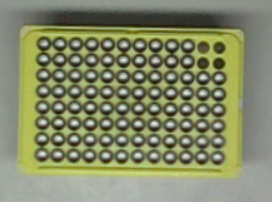
#> input picture testing/testing_pipette/center_center_horizontal.png, 272 x 202 px; its folder holds only this picture in this run
$ python pipette_tray_testing_copy.py
#> lines starting #> are read from the running program, lines starting #| are printed output that depends on the picture; after the words box and inside, x2 and y2 are one past the last pixel; in counts of white or black regions, pixels touching at a corner belong together; long printed decimals are rounded
import glob
import numpy as np
import cv2
import math

filenames = (glob.glob("testing_pipette/*.png"))
for indx, file in enumerate(filenames):
    img = cv2.imread(file)
#> img is the input picture: shape (202, 272, 3); mean B, G, R 104.1, 137.5, 132.1
    gray = cv2.cvtColor(img, cv2.COLOR_BGR2GRAY)
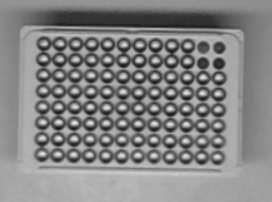
#> gray: shape (202, 272); min 21, max 235, mean 132
    hsv = cv2.cvtColor(img, cv2.COLOR_BGR2HSV)
#> hsv: shape (202, 272, 3); mean H, S, V 39.5, 65.3, 138
    mask = cv2.inRange(hsv, np.array([30, 100, 50]), np.array([80, 255, 255]))
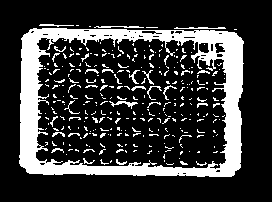
#> mask: shape (202, 272); 22.1% white; 296 white regions (263 under 20 px), largest, box (x1, y1, x2, y2) and area: (19, 28, 244, 177) 9414, (109, 101, 138, 109) 81, (174, 27, 226, 29) 76
    res = cv2.bitwise_and(img, img, mask=mask)
    res = cv2.cvtColor(res, cv2.COLOR_BGR2GRAY)
#> res: shape (202, 272)
    kernel = np.ones((3, 3), np.uint8)
    new_img = cv2.erode(res, kernel, iterations=1)
    retval, thresh = cv2.threshold(res, 50, 255, cv2.THRESH_BINARY)
#> thresh: shape (202, 272); 21.9% white; 300 white regions (268 under 20 px)
    cnts, hierarchy= cv2.findContours(thresh, cv2.RETR_TREE, cv2.CHAIN_APPROX_SIMPLE)
#> cnts = 339 contours, 326 with area under 20; largest, box (x1, y1, x2, y2) and area: (19, 28, 244, 177) 31724, (35, 37, 228, 170) 22910, (198, 42, 210, 54) 98, (214, 42, 226, 54) 84, (109, 101, 138, 109) 48
    new_img=thresh
    _rect = []
    _box = []
    for cnt in cnts:
        rect = cv2.minAreaRect(cnt)
        x = rect[0][0]
        y = rect[0][1]
        rect_area = rect[1][0]*rect[1][1]
        rect_shrunk = (rect[0], (rect[1][0]-20, rect[1][1]-20), rect[2])
        if rect_area > 10000:
            box = cv2.boxPoints(rect)
            box2 = cv2.boxPoints(rect_shrunk)
            box = np.int0(box)
            cv2.drawContours(img, [box], 0, (0,0,255))
            # cv2.putText(img, f'{int(rect_area)}', (int(x), int(y)), cv2.FONT_HERSHEY_PLAIN, 1, (255,255,255), 1)
            _rect = rect
            _box = box2
#> this loop made 339 passes
#> (rect, x, y, rect_area, rect_shrunk, box2, box) on pass 19: (((131.3, 102.4), (129.8, 193), -88.81), 131.3, 102.4, 25053.8, ((131.3, 102.4), (109.8, 173), -88.81), [[216.7, 159], [43.66, 155.4], [45.95, 45.67], [219, 49.27]], [[226, 169], [33, 165], [36, 35], [229, 39]])
#> (rect, x, y, rect_area, rect_shrunk, box) on pass 2: (((131.1, 102), (146.3, 222.7), -89.23), 131.1, 102, 32585.8, ((131.1, 102), (126.3, 202.7), -89.23), [[241, 176], [18, 173], [20, 27], [243, 30]])
#> img: shape (202, 272, 3); 2.52% of pixels changed, all inside (x1, y1, x2, y2) = (18, 27, 244, 177)
    kernel = np.ones((3,3), np.uint8)
    erode = cv2.erode(gray, kernel, iterations=2)
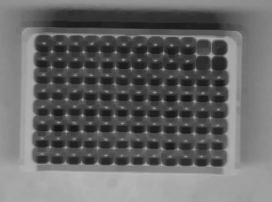
#> erode: shape (202, 272); min 21, max 183, mean 103.2
    tophat = cv2.morphologyEx(erode, cv2.MORPH_TOPHAT, kernel)
    dilate = cv2.dilate(tophat, kernel, iterations=1)
    ret, thresh2 = cv2.threshold(dilate, 10, 255, cv2.THRESH_BINARY_INV)
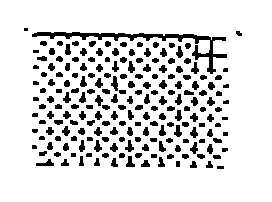
#> thresh2: shape (202, 272); 85.7% white; 194 black regions (5 under 20 px)
    cnts2, hierarchy = cv2.findContours(thresh2, cv2.RETR_TREE, cv2.CHAIN_APPROX_SIMPLE)
#> cnts2 = 195 contours, 1 with area under 20; largest, box (x1, y1, x2, y2) and area: (0, 0, 272, 202) 54471, (31, 31, 228, 75) 1440, (35, 158, 55, 167) 92, (110, 75, 119, 92) 84, (125, 155, 136, 168) 78
    _targets = []
    for cnt in cnts2:
        rect = cv2.minAreaRect(cnt)
        x = rect[0][0]
        y = rect[0][1]
        check = cv2.pointPolygonTest(_box, (x,y), False)
        if check <=-1:
            continue
        rect_area = rect[1][0] * rect[1][1]
        if 80> rect_area > 30:
            cv2.circle(img, (int(x), int(y)), 0, (255, 255, 0), 3)
            _targets.append((x,y))
#> this loop made 195 passes
#> (rect, x, y, check, rect_area) on passes 14 to 16: (((216.5, 156.5), (5, 9), -90), 216.5, 156.5, 1, 45), (((200.5, 156), (6, 9), -90), 200.5, 156, 1, 54), (((185, 156), (6, 8), -90), 185, 156, 1, 48)
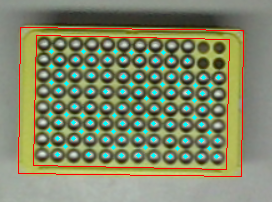
#> img: shape (202, 272, 3); mean B, G, R 104.2, 134.8, 129

    if _rect[2] > 80:
        _rect = (_rect[0], (_rect[1][1], _rect[1][0]), _rect[2]-90)

    xc = _rect[0][0]
    yc = _rect[0][1]
    wc = _rect[0][0]/2
    lc = _rect[0][1]/2

    columns = []
    for tar in _targets:
        skip = False
        for i in columns:
            exists = tar in i
            if exists:
                skip = True
                break
        if skip:
            continue
        angle = _rect[2]
        m = math.tan(np.radians(angle))
        x = tar[0]
        y = tar[1]
        b = -m*x+y

        group = [tar]
        for tar2 in _targets:
            if tar == tar2:
                continue
            xx = tar2[0]
            yy = tar2[1]
            dist = abs(m*xx-yy+b)/math.sqrt(m*m+(-1*-1))
            if dist<1:
                group.append(tar2)

        if len(group)>1:
            columns.append(group)
#> this loop made 122 passes
#> tar on passes 1 to 12: (216.5, 156.5), (200.5, 156), (185, 156), (170, 156), (153.5, 155.5), (138, 155), (121.5, 155), (105, 155), (88.5, 154.5), (57, 154), (177.3, 148.3), (209.5, 148.5)

    rows = []
    for tar in _targets:
        skip = False
        for i in rows:
            exists = tar in i
            if exists:
                skip = True
                break
        if skip:
            continue
        angle = _rect[2]-90
        m = math.tan(np.radians(angle))
        x = tar[0]
        y = tar[1]
        b = -m * x + y
        group = [tar]
        for tar2 in _targets:
            if tar == tar2:
                continue
            xx = tar2[0]
            yy = tar2[1]
            dist = abs(m * xx - yy + b) / math.sqrt(m * m + (-1 * -1))
            if dist < 1:
                group.append(tar2)

        if len(group) > 1:
            rows.append(group)

    for i in columns:
        m = math.tan(np.radians(_rect[2]))
        x = i[0][0]
        y = i[0][1]
        b = -m*x+y
        xvalues = []
        for j in i:
            xvalues.append(j[0])
        xmin = min(xvalues)
        xmax = max(xvalues)
        y1 = m*(xmin)+b
        y2 = m*(xmax)+b
        cv2.line(img, (int(xmin), int(y1)), (int(xmax), int(y2)), (255,255,255), 1)
#> this loop made 26 passes
#> i on passes 1, 6, 11, 14, 15, 19, 21, 24: [(216.5, 156.5), (217, 140), (218, 77)], [(138, 155), (137.5, 139), (138.5, 107), (139, 60)], [(177.3, 148.3), (178.8, 84.75), (179, 69)], [(113.8, 147.2), (113.8, 131.3), (114, 115), (115.3, 51.75)], [(65.5, 146.5), (66.25, 114.8), (66.75, 83.25), (67, 66.5)], [(81.5, 131), (82, 115), (83, 67), (83, 51.5)], [(97.75, 131.3), (98, 115), (99, 67.5), (99.25, 51.75)], [(194, 117), (194, 101), (195, 85)]
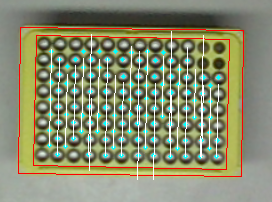
#> img: shape (202, 272, 3); 3.93% of pixels changed, all inside (x1, y1, x2, y2) = (49, 31, 219, 180)

    for i in rows:
        m = math.tan(np.radians(_rect[2]-90))
        x = i[0][0]
        y = i[0][1]
        b = -m * x + y
        yvalues = []
        for j in i:
            yvalues.append(j[1])
        ymin = min(yvalues)
        ymax = max(yvalues)
        if m >1000 or m < -1000:
            x1 = i[0][0]
            x2 = i[0][0]
        else:
            x1 = (ymin-b)/m
            x2 = (ymax-b)/m
        cv2.line(img, (int(x1), int(ymin)), (int(x2), int(ymax)), (255,255,255),1)
#> this loop made 17 passes
#> i on passes 4, 8, 10: [(209.5, 132.5), (145.5, 131), (129.5, 131), (113.8, 131.3)], [(130.5, 114.5), (146.2, 115.8), (114, 115)], [(210.3, 101.2), (194, 101), (162.3, 100.2), (130, 99.5)]
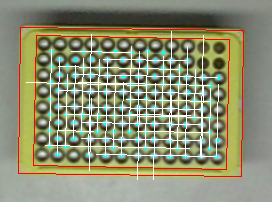
#> img: shape (202, 272, 3); 2.99% of pixels changed, all inside (x1, y1, x2, y2) = (26, 51, 218, 157)

    distances_rows = []
    for i in rows:
        angle = _rect[2] - 90
        m = math.tan(np.radians(angle))
        x = i[0][0]
        y = i[0][1]
        b = -m * x + y
        dd = []
        for j in rows:
            x2 = j[0][0]
            y2 = j[0][1]
            b2 = -m*x2+y2
            distance = abs(b2-b)/math.sqrt(m*m+1)
            dd.append(distance)
        distances_rows.append(dd)


    cv2.imshow(str(indx), img)
    print(_rect)
#| ((131.305, 102.350), (129.784, 193.041), -88.807)
cv2.waitKey(0)
